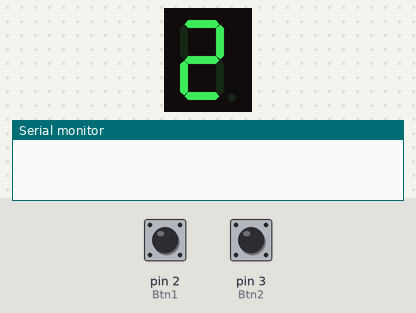
The sketch below on a simulated Arduino Uno, built with avr-gcc and run on an emulated ATmega328P. Shown: 1-digit seven-segment display, the last lines printed to the serial monitor. Wiring (inferred from the names in the program): 1-digit 7-segment display, segments lit when HIGH: segments pin 13, pin 12, pin 11, pin 10, pin 9, pin 8, pin 7, pin 6. Inputs (shaded band) come from the test bench; at power-on: pin 2 (Btn1) HIGH, pin 3 (Btn2) HIGH. The segment pins are drawn as the display they are named for.

Above: at 1.6 s.
1.7 s: pin 2 (Btn1) pulled LOW for 0.15 s
At 4.2 s:
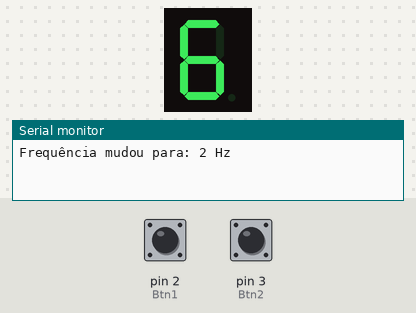
4.8 s: pin 3 (Btn2) pulled LOW for 0.15 s
6.4 s: pin 2 (Btn1) pulled LOW for 1 s
At 12.15 s:
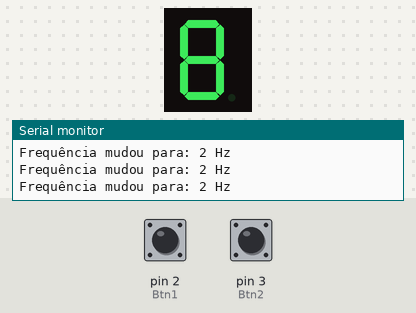
Timing chart, 0 to 13.7 s (numbered marks = the images above; inputs shaded):
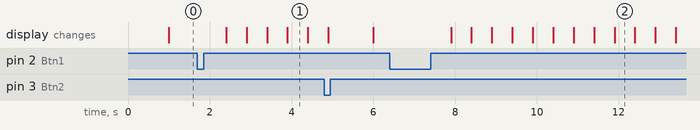

Measured:
- what the display in image 1 shows lasts 0.5 s, from 3.9 s to 4.4 s

The sketch:

TP3_E2_Tudo.ino
```cpp
/////////////////////////////////////////////////
// Ficha Prática 3 Timers - Exercícios:
/////////////////////////////////////////////////

/////////////////////////////////////////////////
// Eduardo Miguel Moreira Junqueira nº30241 ERSC
/////////////////////////////////////////////////

/////////////////////////////////////////////////
// 2-Exercícios-Tudo
/////////////////////////////////////////////////

//////////////////////////////////////////////////////////////////////////////
// Ex2:https://www.tinkercad.com/things/0vl9TjLQDS6/editel?sharecode=JcYqctOhepBMNDyzBpu8fwbU9itWlLZWC4nlYnTJxFk
//////////////////////////////////////////////////////////////////////////////
//////////////////////////////////////////////////////////////////
// Define I/0 Ports
//////////////////////////////////////////////////////////////////

#define dW digitalWrite

#define	A 13
#define	B 12
#define	C 11
#define	D 10
#define	E 9
#define	F 8
#define	G 7
#define	DP 6
#define Btn1 2  // Botão para aumentar a frequência
#define Btn2 3  // Botão para diminuir a frequência

int cnt = 0;
int frequency = 1; // Frequência inicial de 1 Hz

////////////////////////////////////////////////////////////////////
// Função para escrever no display de 7 segmentos
////////////////////////////////////////////////////////////////////

void write2Display(int num)
{
    const bool digits[10][7] = {
        {1, 1, 1, 1, 1, 1, 0},  // 0
        {0, 1, 1, 0, 0, 0, 0},  // 1
        {1, 1, 0, 1, 1, 0, 1},  // 2
        {1, 1, 1, 1, 0, 0, 1},  // 3
        {0, 1, 1, 0, 0, 1, 1},  // 4
        {1, 0, 1, 1, 0, 1, 1},  // 5
        {1, 0, 1, 1, 1, 1, 1},  // 6
        {1, 1, 1, 0, 0, 0, 0},  // 7
        {1, 1, 1, 1, 1, 1, 1},  // 8
        {1, 1, 1, 1, 0, 1, 1}   // 9
    };

    dW(A, digits[num][0]);
    dW(B, digits[num][1]);
    dW(C, digits[num][2]);
    dW(D, digits[num][3]);
    dW(E, digits[num][4]);
    dW(F, digits[num][5]);
    dW(G, digits[num][6]);
}

////////////////////////////////////////////////////////////////////
// Configuração do Timer 1 para diferentes frequências
////////////////////////////////////////////////////////////////////

void initTimer1Int()
{
    noInterrupts();               // Desativa interrupções globais

    TCCR1A = 0;                   // Modo Normal
    TCCR1B = 0;                   // Limpar o registo
    TCCR1B |= (1 << WGM12);       // CTC Mode (Clear Timer on Compare Match)

    if (frequency == 1) {
        // Frequência de 1 Hz
        TCCR1B |= (1 << CS12);    // Prescaler de 256
        OCR1A = 62500 - 1;        // 16MHz/256/1Hz
    }
    else if (frequency == 2) {
        // Frequência de 2 Hz
        TCCR1B |= (1 << CS12);    // Prescaler de 256
        OCR1A = 31250 - 1;        // 16MHz/256/2Hz
    }
    else if (frequency == 0) {
        // Frequência de 0.5 Hz
        TCCR1B |= (1 << CS12);    // Prescaler de 256
        OCR1A = 125000 - 1;       // 16MHz/256/0.5Hz
    }

    TCNT1 = 0;                    // Inicializa o contador
    TIMSK1 |= (1 << OCIE1A);      // Habilita interrupção de comparação do Timer 1
    interrupts();                 // Ativa interrupções globais
}

////////////////////////////////////////////////////////////////////
// Rotina de interrupção do Timer 1
////////////////////////////////////////////////////////////////////

ISR(TIMER1_COMPA_vect)
{
    TCNT1 = 0;   // Reinicializar o valor do contador para evitar overflow
    cnt++;       // Incrementar o contador
    if (cnt > 9) // Reseta o contador após 9
    {
        cnt = 0;
    }
    write2Display(cnt); // Atualiza o display com o valor do contador
}

////////////////////////////////////////////////////////////////////
// Função Setup - Inicialização
////////////////////////////////////////////////////////////////////

void setup()
{
    Serial.begin(9600);    // Inicializa a comunicação serial

    pinMode(A, OUTPUT);
    pinMode(B, OUTPUT);
    pinMode(C, OUTPUT);
    pinMode(D, OUTPUT);
    pinMode(E, OUTPUT);
    pinMode(F, OUTPUT);
    pinMode(G, OUTPUT);
    pinMode(DP, OUTPUT);

    pinMode(Btn1, INPUT_PULLUP); // Botão 1 para aumentar a frequência
    pinMode(Btn2, INPUT_PULLUP); // Botão 2 para diminuir a frequência

    initTimer1Int();       // Inicializa o Timer 1 com a frequência atual
}

////////////////////////////////////////////////////////////////////
// Função Loop - Teste de diferentes frequências e mostrar no Serial
////////////////////////////////////////////////////////////////////

void loop()
{
    // Verifica o estado dos botões para mudar a frequência
    if (digitalRead(Btn1) == LOW) {
        if (frequency == 0) {
            frequency = 1;  // Aumenta para 1Hz
        } else if (frequency == 1) {
            frequency = 2;  // Aumenta para 2Hz
        }
        delay(200);              // Debounce
        Serial.print("Frequência mudou para: ");
        Serial.print(frequency == 1 ? "1 Hz" : (frequency == 2 ? "2 Hz" : "0.5 Hz"));
        Serial.println();
        initTimer1Int();         // Reconfigura o Timer com a nova frequência
    }

    if (digitalRead(Btn2) == LOW) {
        if (frequency == 2) {
            frequency = 1;  // Diminui para 1Hz
        } else if (frequency == 1) {
            frequency = 0;  // Diminui para 0.5Hz
        }
        delay(200);              // Debounce
        Serial.print("Frequência mudou para: ");
        Serial.print(frequency == 1 ? "1 Hz" : (frequency == 2 ? "2 Hz" : "0.5 Hz"));
        Serial.println();
        initTimer1Int();         // Reconfigura o Timer com a nova frequência
    }
}
```
